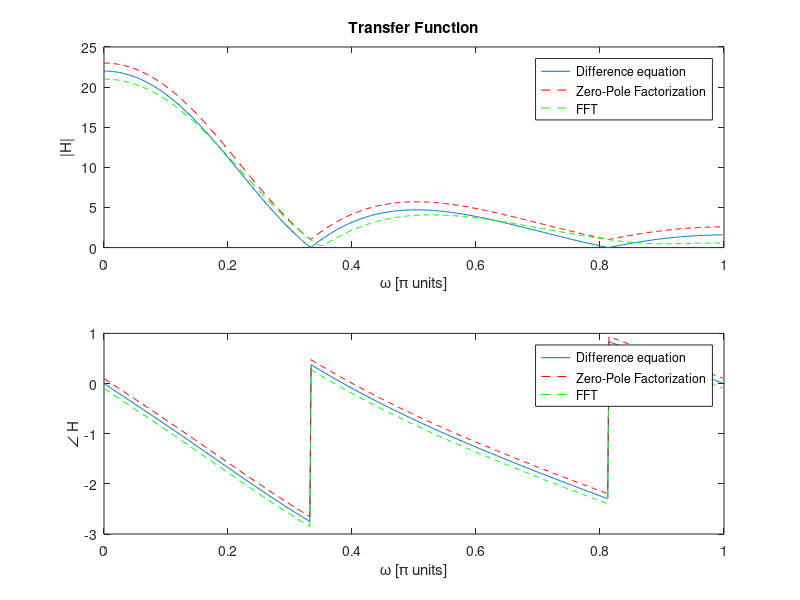
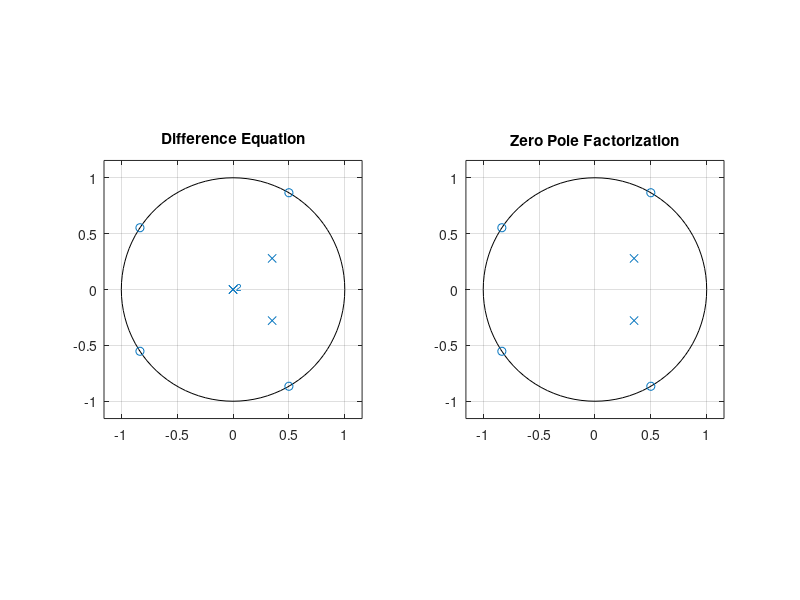
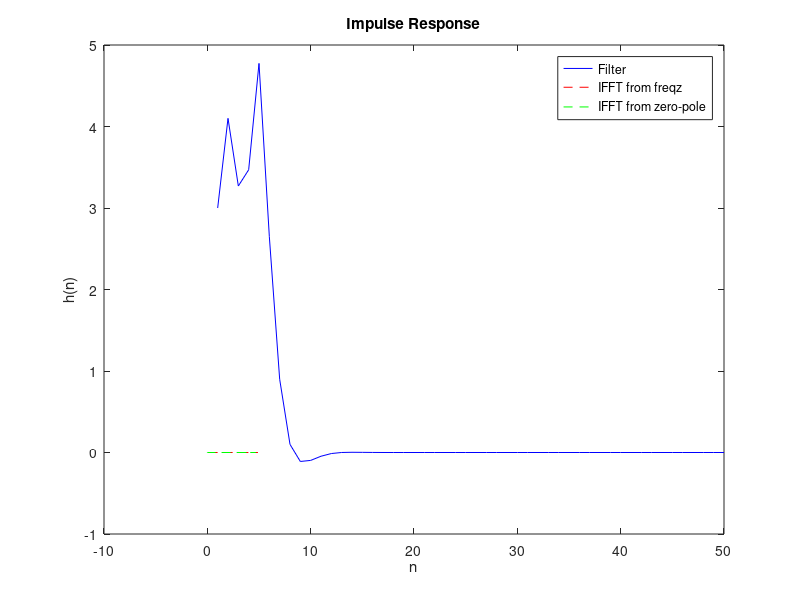

The MATLAB script that drew these images, in order: (Note: this script raises an error after producing the figures.)
clear all
clc
close all

%% Filter characterization: how to pass from one form to another

b=[3,2,1,2,3];
a=[1, -0.7, 0.2];

% Using Freqz
[H, f]=freqz(b,a);
figure(1);
subplot(2,1,1);
plot(f/pi,abs(H));
xlabel('\omega [\pi units]'); ylabel('|H|');
subplot(2,1,2);
plot(f/pi,angle(H));
xlabel('\omega [\pi units]'); ylabel('\angle H');

figure(2);
subplot(1,2,1);
zplane(b,a);
title('Difference Equation');

% Zero-pole factorization
z=roots(b);
p=roots(a);

figure(2)
subplot(1,2,2);
zplane(z,p);
title('Zero Pole Factorization');


% Unit circle estimation

H_zp=b(1)*prod((1-z*exp(-1i*f')),1)./prod((1-p*exp(-1i*f')),1);
H_zp=H_zp.';
figure(1);
subplot(2,1,1);
hold on; plot(f/pi,1+abs(H_zp.'),'r--'); %1+abs(H_zp) for better visualization
legend('Difference equation', 'Zero-Pole Factorization');
subplot(2,1,2);
hold on; plot(f/pi,0.1+angle(H_zp.'),'r--');
legend('Difference equation', 'Zero-Pole Factorization');

% Using filter and FFT
h=filter(b,a,[1 zeros(1,1000)]);
H_fft=fft(h,length(H)*2);
figure(1); 

subplot(2,1,1);
title('Transfer Function');
hold on;
plot(f/pi,abs(-1+H_fft(1:length(H))),'g--');
hold off 
legend('Difference equation', 'Zero-Pole Factorization','FFT');
subplot(2,1,2);
hold on; plot(f/pi,-0.1+angle(H_fft(1:length(H))),'g--');
hold off
legend('Difference equation', 'Zero-Pole Factorization','FFT');


% Using IFFT from freqz and estimation
figure(3);
plot(h(1:50),'b');
H=[H; flipud(conj(H(2:end)))];
h_ifft=ifft(H);
H_zp=[H_zp; flipud(conj(H_zp(2:end)))];
h_zp=ifft(H_zp);
hold on;
plot(h_ifft(1:50)+0.1,'r--');
plot(h_zp(1:50)-0.1,'g--');
hold off
xlabel('n'); ylabel('h(n)');
title('Impulse Response');
legend('Filter','IFFT from freqz','IFFT from zero-pole');
%% Filters
clear all
% one zero
show_filter([0.8],[0]);
% one pole
show_filter([0],[0.8]);

%% Low Pass
close all
%
show_filter([-1],[0.9]);

%% High Pass
close all
%
show_filter([1],[-0.9]);

%% Band Pass
close all
clear all

rho=0.9; % enhancement
phi=pi/4; % frequency


show_filter([0 0],[rho*exp(1i*phi),rho*exp(-1i*phi)]);

%%
close all
clear all

rho=0.9; % enhancement
phi=[pi/4, pi/2, pi*0.75]; % frequency


show_filter([1 -1],[rho*exp(1i*phi),rho*exp(-1i*phi)]);


%% Tuning rho
close all
for rho=0.1:0.1:1.1
    show_filter([1 -1],[rho*exp(1i*phi),rho*exp(-1i*phi)],'keep');
    pause(2);
end

%% Stopband
close all
clear all

rho=0.9; % enhancement
phi=pi/4; % frequency


show_filter([exp(1i*phi),exp(-1i*phi)],[rho*exp(1i*phi),rho*exp(-1i*phi)]);


%% Minimum phase filter
close all

%B=[1 c]
%A=[1, -a, -b];

z1=0.9; c=-z1;
p1=0.3.*exp(1i*pi/4);
p2=conj(p1);
a=p1+p2;
b=-p1*p2;

B=[1 c];
A=[1, -a, -b];
figure;
zplane(B,A);


%% Allpass filter
close all

rho=0.8; phi=0.3*pi; p1=rho*exp(1i*phi);
p=[p1, conj(p1)]; z=1./conj(p); 

show_filter(z,p);

a=poly(p);
b=fliplr(conj(a));
[H,f]=freqz(b,a);
figure; plot(f/pi,abs(H));
xlabel( 'frequency in \pi units');
ylabel( '|H(w)|')
title('Transfer Function of Allpass Filter');


%% Minphase-Allpass decomposition
clear
clc
close all

z=[2; 3*exp(1i*pi/8); 3*exp(-1i*pi/8); 0.5*exp(1i*pi/4); 0.5*exp(-1i*pi/4)]; 
p = [0.9; 0.8*exp(1i*pi/2); 0.8*exp(-1i*pi/2)];
b=poly(z);
a=poly(p);
[H,f]=freqz(b,a);

z_min=z(abs(z)<1);
z_max=z(abs(z)>=1);
p_max=1./conj(z_max);

z_mp=[z_min; p_max];
p_mp=p;
b_mp=poly(z_mp);
a_mp=poly(p_mp);
H_mp=freqz(b_mp,a);

b_ap=poly(z_max);
a_ap=poly(p_max);

H_ap=freqz(b_ap,a_ap);

H_=H_mp.*H_ap;
figure;
subplot(2,1,1);
plot(f/pi,abs(H_));
hold on;
plot(f/pi,abs(H),'--');
hold off
title('MinPhase-Allpass Decomposition');
ylabel('|H|');
xlabel( 'frequency in \pi units');
subplot(2,1,2);
plot(f/pi,angle(H_));
hold on;
plot(f/pi,angle(H),'--');
hold off
title('MinPhase-Allpass Decomposition');
ylabel('\angle H');
xlabel( 'frequency in \pi units');

